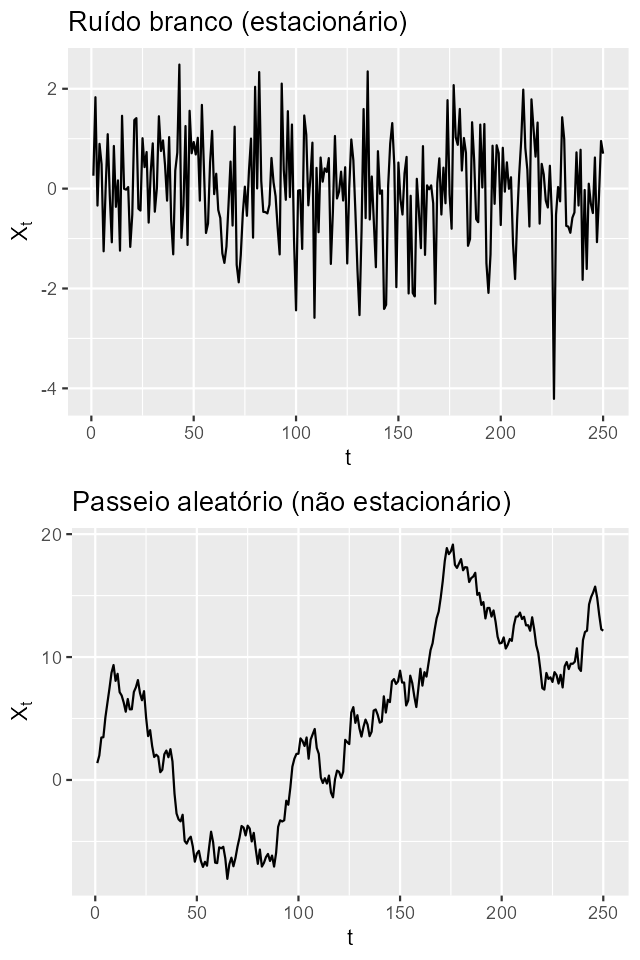

This chart was generated by the following R code:
# ============================================================
# Aula 01 — Slide 15
# Estacionário vs Não estacionário: Ruído branco vs Passeio Aleatório
# Saída final: slides/01-15.png
# ============================================================

source("slides/utils.R")

set.seed(15)

T <- 250
t <- 1:T

# Ruído branco (estacionário)
x_wn <- rnorm(T)
p1 <- forecast::autoplot(ts(x_wn)) +
  ggplot2::labs(
    title = "Ruído branco (estacionário)",
    x = "t", y = expression(X[t])
  )

# Passeio aleatório (não estacionário)
x_rw <- cumsum(rnorm(T))
p2 <- forecast::autoplot(ts(x_rw)) +
  ggplot2::labs(
    title = "Passeio aleatório (não estacionário)",
    x = "t", y = expression(X[t])
  )

har_ggsave_px(har_slide_file(1, 15, "a"), p1, width_px = TSED_WIDTH, height_px = TSED_HEIGHT)
har_ggsave_px(har_slide_file(1, 15, "b"), p2, width_px = TSED_WIDTH, height_px = TSED_HEIGHT)

har_concat_png(
  out_file = har_slide_file(1, 15),
  files = c(har_slide_file(1, 15, "a"),
            har_slide_file(1, 15, "b"))
)
